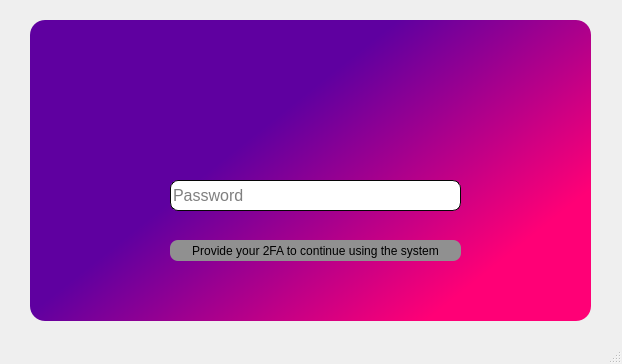
<?xml version="1.0" encoding="UTF-8"?>
<ui version="4.0">
 <class>MainWindow</class>
 <widget class="QMainWindow" name="MainWindow">
  <property name="geometry">
   <rect>
    <x>0</x>
    <y>0</y>
    <width>622</width>
    <height>364</height>
   </rect>
  </property>
  <property name="windowTitle">
   <string>MainWindow</string>
  </property>
  <widget class="QWidget" name="centralwidget">
   <widget class="QFrame" name="frame">
    <property name="geometry">
     <rect>
      <x>30</x>
      <y>20</y>
      <width>561</width>
      <height>301</height>
     </rect>
    </property>
    <property name="styleSheet">
     <string notr="true">border-radius:15px;
background-color: qlineargradient(spread:pad, x1:0.205, y1:0.465955, x2:1, y2:1, stop:0.119318 rgba(95, 0, 160, 255), stop:0.744318 rgba(255, 0, 118, 255));</string>
    </property>
    <property name="frameShape">
     <enum>QFrame::StyledPanel</enum>
    </property>
    <property name="frameShadow">
     <enum>QFrame::Raised</enum>
    </property>
    <widget class="QLineEdit" name="_2fa_input">
     <property name="geometry">
      <rect>
       <x>140</x>
       <y>160</y>
       <width>291</width>
       <height>31</height>
      </rect>
     </property>
     <property name="font">
      <font>
       <pointsize>12</pointsize>
      </font>
     </property>
     <property name="styleSheet">
      <string notr="true">background-color: rgb(255, 255, 255);
color: rgb(0, 0, 0);
border-color: rgb(6, 6, 6);
border-style:solid;
border-width:1px;
border-radius:8px;
</string>
     </property>
     <property name="maxLength">
      <number>30</number>
     </property>
     <property name="echoMode">
      <enum>QLineEdit::Password</enum>
     </property>
     <property name="cursorPosition">
      <number>0</number>
     </property>
     <property name="placeholderText">
      <string>Password</string>
     </property>
     <property name="clearButtonEnabled">
      <bool>true</bool>
     </property>
    </widget>
    <widget class="QLabel" name="message_label">
     <property name="geometry">
      <rect>
       <x>140</x>
       <y>220</y>
       <width>291</width>
       <height>21</height>
      </rect>
     </property>
     <property name="styleSheet">
      <string notr="true">background-color: rgb(144, 144, 144);
border-radius:8px;</string>
     </property>
     <property name="text">
      <string>Provide your 2FA to continue using the system</string>
     </property>
     <property name="alignment">
      <set>Qt::AlignCenter</set>
     </property>
    </widget>
    <widget class="QLabel" name="label_2">
     <property name="geometry">
      <rect>
       <x>230</x>
       <y>20</y>
       <width>91</width>
       <height>91</height>
      </rect>
     </property>
     <property name="styleSheet">
      <string notr="true">background-color:none;</string>
     </property>
     <property name="text">
      <string/>
     </property>
     <property name="pixmap">
      <pixmap resource="resources/resources.qrc">:/icons/locked-computer.png</pixmap>
     </property>
     <property name="scaledContents">
      <bool>true</bool>
     </property>
    </widget>
   </widget>
  </widget>
  <widget class="QStatusBar" name="statusbar"/>
 </widget>
 <resources>
  <include location="resources/resources.qrc"/>
 </resources>
 <connections/>
</ui>
